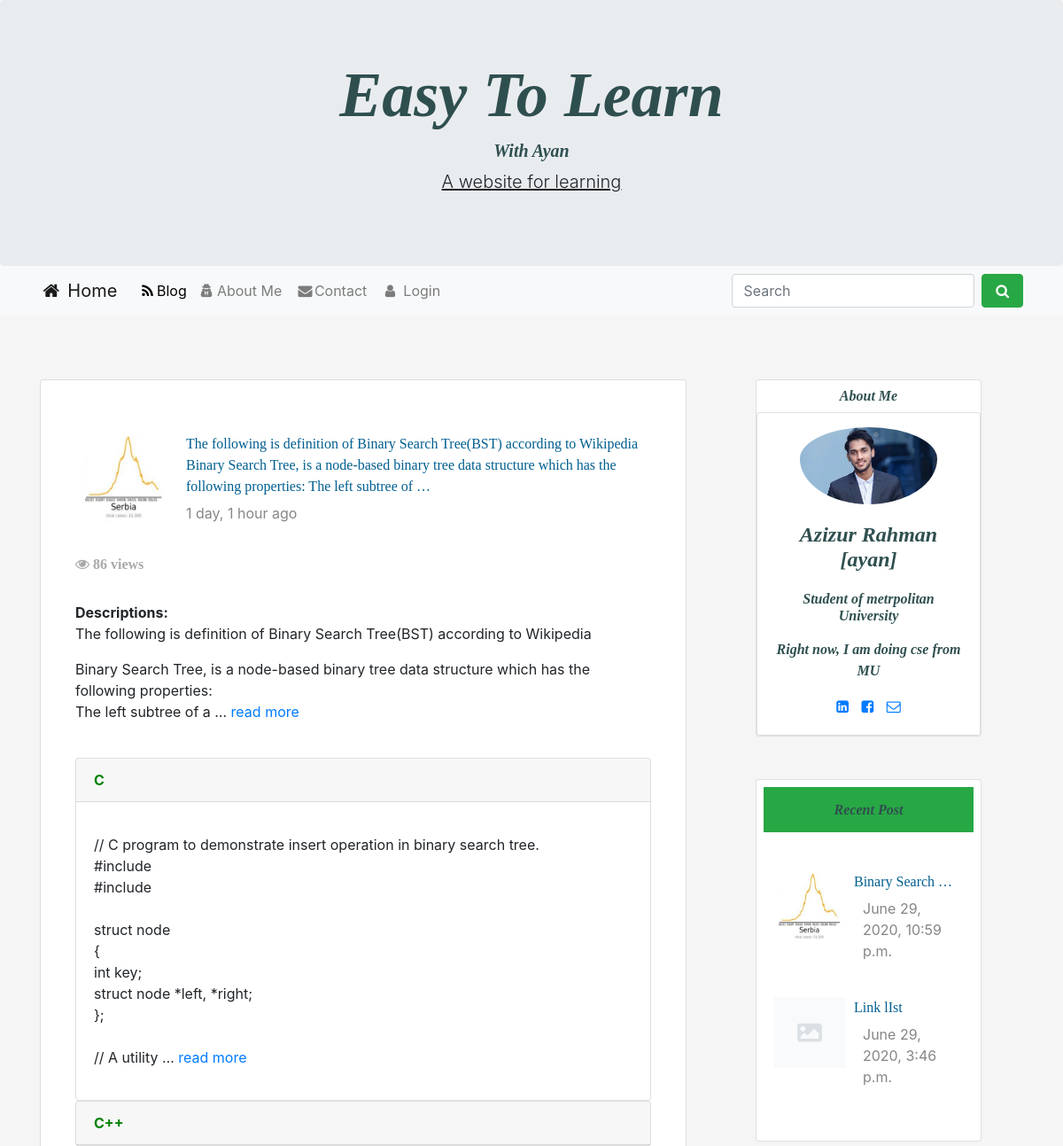
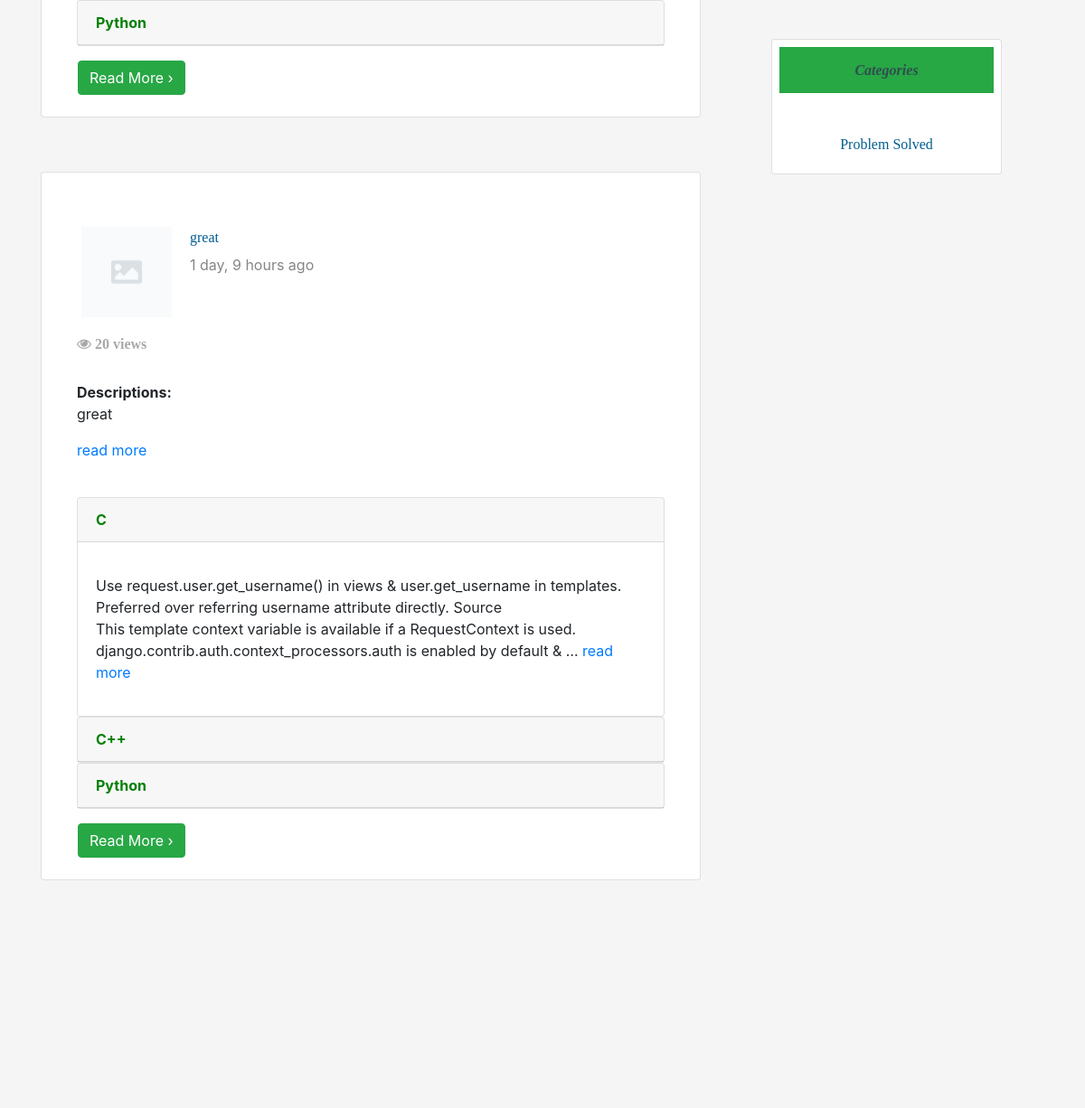
/blog/ (upper part), run on an earlier commit of the app's database (2 pictures, top to bottom).
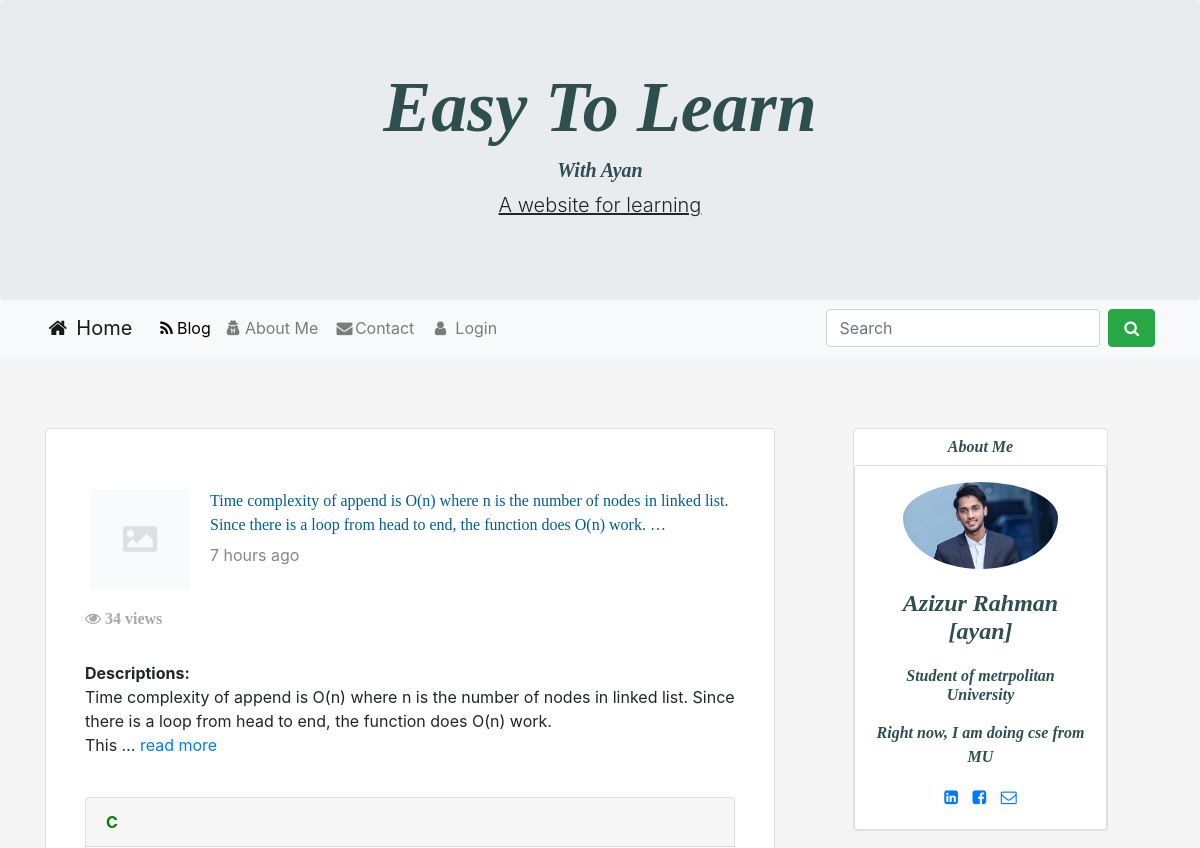
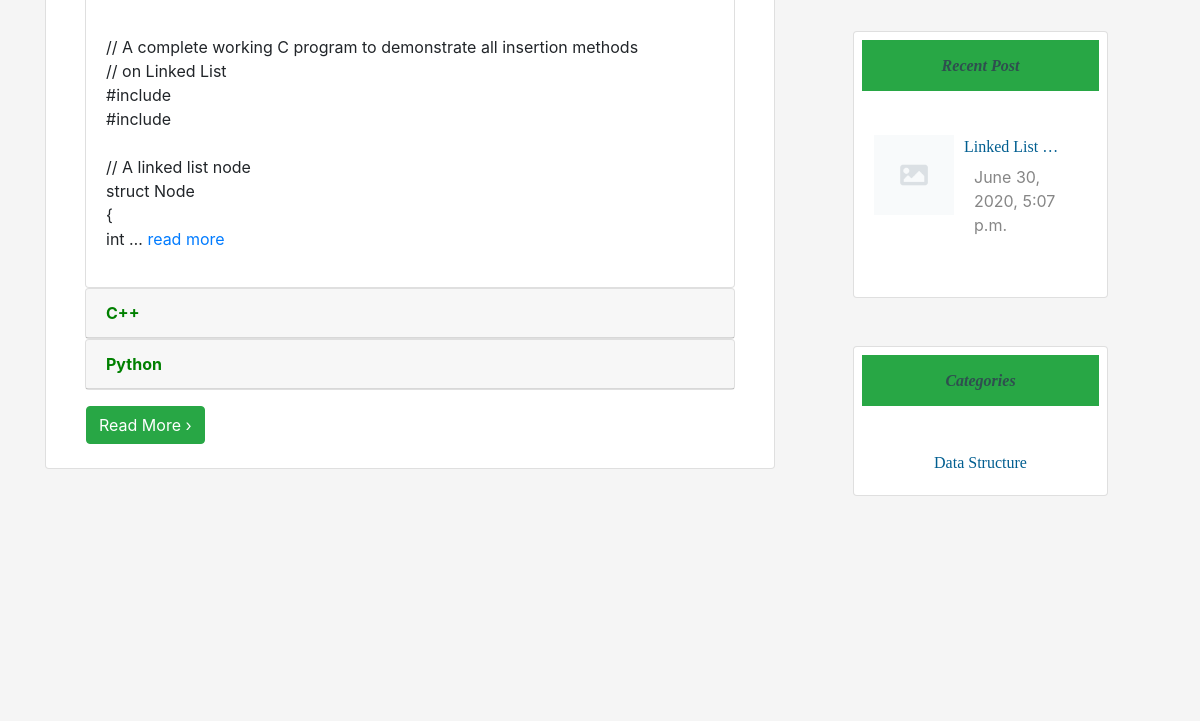
And on a later commit of the database (2 pictures, top to bottom).
### home/models.py (models this page shows, shortened)
class Post(models.Model):
    category = models.ForeignKey(Category, on_delete=models.CASCADE)
    postAuthor = models.CharField(max_length=200)
    postId = models.AutoField(primary_key=True, auto_created=True)
    postTitle = models.CharField(max_length=200)
    postTimeDate = models.DateTimeField(auto_now_add=True, auto_now=False, blank=True)
    postInC = models.TextField()
    postInCplus = models.TextField()
    postInPython = models.TextField()
    postDescriptions = models.TextField()
    postUrl = models.TextField(blank=True)
    postImage = models.ImageField(blank=True, null=True)
    views = models.IntegerField(default=0)
    cat_search=models.CharField(max_length=200, null=False)
    def get_photo_url(self):
        if self.postImage and hasattr(self.postImage, 'url'):
            return self.postImage.url
        else:
            return "/static/no.png"

class Category(models.Model):
    category = models.CharField(max_length=200, primary_key=True)

### home/views.py (the view)
# urls.py: path('blog/', views.blog, name='blog'),
def blog(request):
    Posts = Post.objects.all().order_by('-postTimeDate')
    paginator = Paginator(Posts, 4)
    page = request.GET.get('page')
    Recent = Post.objects.all().order_by('-postTimeDate')[0:3]
    Posts = paginator.get_page(page)
    cat = Category.objects.all()[0:3]
    context = {'Posts': Posts,
               'RecentPost': Recent,
               'Categories': cat,}
    return render(request, 'blog.html', context)

### templates/blog.html (shortened to what this page needs)
{% extends 'base.html' %}
{% load static %}
{% load humanize %}
{% block  blogActive %}active{% endblock blogActive %}
 {% block body %}
    <div class="row">
   <div class="col-sm-8">
    {% for post in Posts %}
     <div class="card pt-4 pl-4 pb-4 pr-4">
                    <div class="card-body">
                        <div class="mt-3">
                            <img style="float:left;" class="d-inline-block" src="{{ post.get_photo_url }}" height=100;
                                width=100; alt="abc">
                            <a href="{% url 'readMore' post.postId %}">
                                <p  style="margin-left:120px;" class="text-style">
                                    {{ post.postDescriptions |truncatewords:30 }}
                                </p>
                            </a>
                            <p style="margin-left:120px; margin-top:-10px;" class="description">{{ post.postTimeDate | naturaltime }}</p>
                        </div>
                    </div>
           <div class="container">
           <h6 id="views"><i class="fa fa-eye" aria-hidden="true"></i> {{ post.views }} views</h6><br>
   <p class="post d-inline "><strong>Descriptions:</strong> {{ post.postDescriptions  | safe | linebreaks  | truncatewords:30  }}<a href="{% url 'readMore' post.postId%}"> read more</a></p><br>
  <div id="accordion">
    <div class="card">
      <div class="card-header">
        <a style="font-weight:bold; color:#008000;" class="card-link" data-toggle="collapse" href="#ayan{{post.postId}}1">
          C
        </a>
      </div>
      <div id="ayan{{post.postId}}1" class="collapse show" data-parent="#accordion">
        <div class="card-body">
        <p class="post">{{ post.postInC | safe | linebreaks  | truncatewords:30  }}<a href="{% url 'readMore' post.postId%}"> read more</a></p>
        </div>
      </div>
    </div>
    <div class="card">
      <div class="card-header">
        <a style="font-weight:bold; color:#008000;" class="collapsed card-link" data-toggle="collapse" href="#ayan{{post.postId}}2">
        C++
      </a>
      </div>
    </div>
    <div class="card">
      <div class="card-header">
        <a style="font-weight:bold; color:#008000;"  class="collapsed card-link" data-toggle="collapse" href="#ayan{{post.postId}}3">
          Python
        </a>
      </div>
    </div>
  </div>
</div>
                    <a class="ml-3 mt-3" href="{% url 'readMore' post.postId%}"> <span class="btn btn-success">Read More &rsaquo;</span></a>
        </div>
{% endfor %}
       </div>
        <div class="col-sm-3 ml-lg-5" >
      <div class="card text-center ">
                    <h6 id="heading" class="mt-2">About Me</h6>
<div class="card card-cascade">
  <div class="view view-cascade overlay">
    <img class="card-img-top rounded-circle pl-5 pr-5 pt-3" src="{% static 'aya.jpeg' %}" alt="Card image cap">
  </div>
  <div class="card-body card-body-cascade text-center">
    <h4 class="card-title" id="heading" ><strong>Azizur Rahman [ayan]</strong></h4>
    <h6 class="font-weight-bold indigo-text py-2" id="heading" >Student of metrpolitan University</h6>
    <p class="card-text" id="heading" >Right now, I am doing cse from MU
    </p>
    <a href="https://www.linkedin.com/in/azizur-rahman-720636165"  class="btn-floating btn-small btn-fb"><i class="fa fa-linkedin-square

"></i></a>
    <a href="https://www.facebook.com/imayanchy/" class="btn-floating btn-small btn-tw" style="padding:10px;"><i class="fa fa-facebook-square

"></i></a>
    <a href="mailto:aaziz9642@gmail.com"  class="btn-floating btn-small btn-dribbble"><i class="fa fa-envelope-o"></i></a>
  </div>
</div>
                </div>
<div class="card promoting-card mt-5">
<h6 class="bg-success m-2  p-3 text-center" id="heading">Recent Post</h6>
 <div class="card-body">
                        <div class="mt-3">
                             {% for post in RecentPost%}
                            <img style="float:left;" class="d-inline-block" src="{{ post.get_photo_url }}" height=80;
                                width=80; alt="abc">
                            <a href="{% url 'readMore' post.postId %}">
                                <p  style="margin-left:90px; "  class="text-style">
                                    {{ post.postTitle |truncatewords:2 }}
                                </p>
                            </a>
                            <p style="margin-left:100px; margin-top:-10px;" class="description">{{ post.postTimeDate }}</p>
                            <br>
                             {% endfor %}
                        </div>
                    </div>
</div>
<div class="card promoting-card mt-5">
<h6 class="bg-success m-2 p-3 text-center" id="heading">Categories</h6>
  <div class="card-body">
                        <div class="mt-3 text-center">
                             {% for cat in Categories%}
                            <a class="text-style" href="#"> {{cat.category}} </a><br>
                             {% endfor %}
                        </div>
                    </div>
</div>
</div>
</div>
 {% endblock body %}

### templates/base.html (shortened to what this page needs)
{% load static %}
<!DOCTYPE html>
<html lang="en">
<head>
  <link rel="stylesheet" href="https://maxcdn.bootstrapcdn.com/bootstrap/4.5.0/css/bootstrap.min.css">
 <link rel="stylesheet" href="https://cdnjs.cloudflare.com/ajax/libs/font-awesome/4.7.0/css/font-awesome.min.css">
  <link rel="stylesheet" href="{% static 'css/style.css' %} ">
</head>
<body style="background-color:#F5F5F5">
<div class="jumbotron" style="margin-bottom:0;">
  <a href="{% url 'home' %}" style="text-decoration: none;"><h1 class="display-3 text-center" id="heading">Easy To Learn</h1></a>
 <h4 class="lead text-center" id="heading"> With Ayan</h4>
  <p class="lead text-center"><u>A website for learning </u></p>
</div>
<nav class="navbar navbar-expand-lg navbar-light bg-light">
 <div class="container">
 <a class="navbar-brand" href="{% url 'home' %}"><i class="fa fa-fw fa-home"></i> Home</a>
  <div class="collapse navbar-collapse" id="navbarSupportedContent">
    <ul class="navbar-nav mr-auto">
    <li class="nav-item ">
        <a class="nav-link" href="{% url 'blog' %}" id="{% block blogActive %}{% endblock blogActive %}"><i class="fa fa-fw fa-rss" aria-hidden="true"></i>Blog</a>
      </li>
     <li class="nav-item" >
       <a  class="nav-link" href="{% url 'aboutMe' %}"
       id="{% block aboutActive %}{% endblock aboutActive %}"><i class="fa fa-user-secret" aria-hidden="true"></i> About Me</a>
     </li>
      <li class="nav-item">
       <a class="nav-link" href="{% url 'contact' %}" id="{% block contactActive %}{% endblock contactActive %}"><i class="fa fa-fw fa-envelope"></i>Contact</a>
      </li>
      {% if user.is_authenticated %}
                        <li class="nav-item dropdown  ">
                        <a class="nav-link dropdown-toggle" href="#" id="navbarDropdown" role="button"
                            data-toggle="dropdown" aria-haspopup="true" aria-expanded="false">
                           <i class="fa fa-user" aria-hidden="true"></i> welcome {{request.user.username}}
                        </a>
                        <div class="dropdown-menu edit-dropdown " aria-labelledby="navbarDropdown">
                            <a class="dropdown-item" href="#"><i class="fa fa-eye" aria-hidden="true"></i> View Profile</a>
                               <a class="dropdown-item" href="{% url 'userLogOut' %}"><i class="fa fa-sign-out" aria-hidden="true"></i> Logout</a>
                        </div>
                    </li>
                    {% else %}
      <li class="nav-item">
       <a class="nav-link" href="#"  data-toggle="modal" data-target="#myModal"><i class="fa fa-fw fa-user"></i> Login</a>
      </li>
      {% endif %}
    </ul>
    <form class="form-inline my-2 my-lg-0" method="get" action="{% url 'search' %}">
      <input class="form-control mr-sm-2" type="search" name="search" placeholder="Search" aria-label="Search">
      <button class="btn btn-success my-2 my-sm-0" type="submit"><i class="fa fa-fw fa-search"></i></button>
    </form>
  </div>
  </div>
</nav>
<br>
<div class="container mt-5 mb-5">
     {% block body %}
     {% endblock body %}
</div>
</body>
</html>

### static/css/style.css (style rules this page uses)
#heading { font-family:bitter,georgia,"times new roman",times,serif; font-weight:bold; color:#2F4F4F; font-style: italic }
.description { color:#868686; fon-weight:bold; margin-top:-2px; }
#active { color: black; }
.text-style { font-family:bitter,georgia,"times new roman",times,serif; color:#005E90; }
#views { font-family:bitter,georgia,"times new roman",times,serif; font-weight:bold; color:#A9A9A9; }

What changed in the data, as far as the page shows it:
removed Post: get_photo_url (picture), postDescriptions "The following is definition of Binary Search Tree(BST) according to Wikipedia Binary Search Tree, is a node-based binary tree data structure which has the following properties: The left subtree of …", postTimeDate "1 day, 1 hour ago", views "86", postDescriptions "The following is definition of Binary Search Tree(BST) according to Wikipedia Binary Search Tree, is a node-based binary tree data structure which has the following properties: The left subtree of a …", postInC "// C program to demonstrate insert operation in binary search tree. #include #include struct node { int key; struct node *left, *right; }; // A utility …", postTitle "Binary Search …", postTimeDate "June 29, 2020, 10:59 p.m."
removed Post: postDescriptions "great", postTimeDate "1 day, 9 hours ago", views "20", postInC "Use request.user.get_username() in views & user.get_username in templates. Preferred over referring username attribute directly. Source This template context variable is available if a RequestContext is used. django.contrib.auth.context_processors.auth is enabled by default & …", postTitle "Link lIst", postTimeDate "June 29, 2020, 3:46 p.m."
removed Category: category "Problem Solved"
added Post: postDescriptions "Time complexity of append is O(n) where n is the number of nodes in linked list. Since there is a loop from head to end, the function does O(n) work. …", postTimeDate "7 hours ago", views "34", postDescriptions "Time complexity of append is O(n) where n is the number of nodes in linked list. Since there is a loop from head to end, the function does O(n) work. This …", postInC "// A complete working C program to demonstrate all insertion methods // on Linked List #include #include // A linked list node struct Node { int …", postTitle "Linked List …", postTimeDate "June 30, 2020, 5:07 p.m."
added Category: category "Data Structure"
